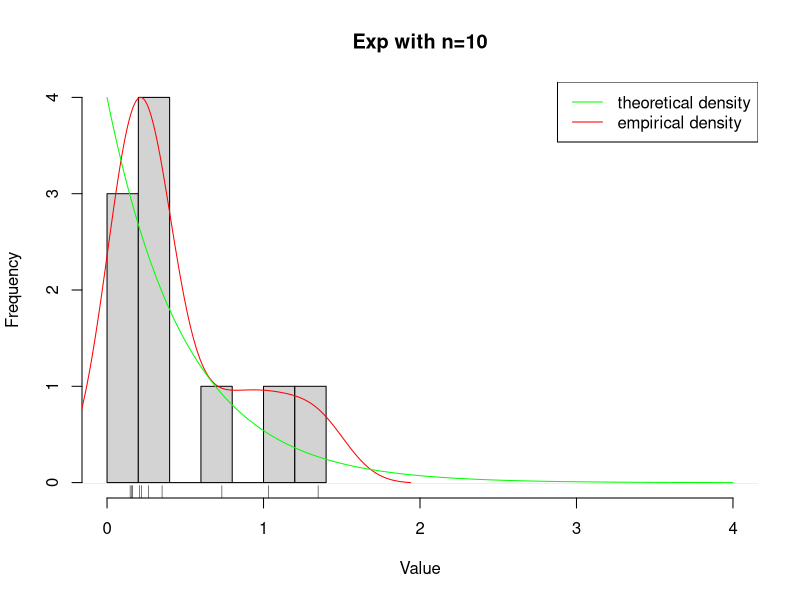
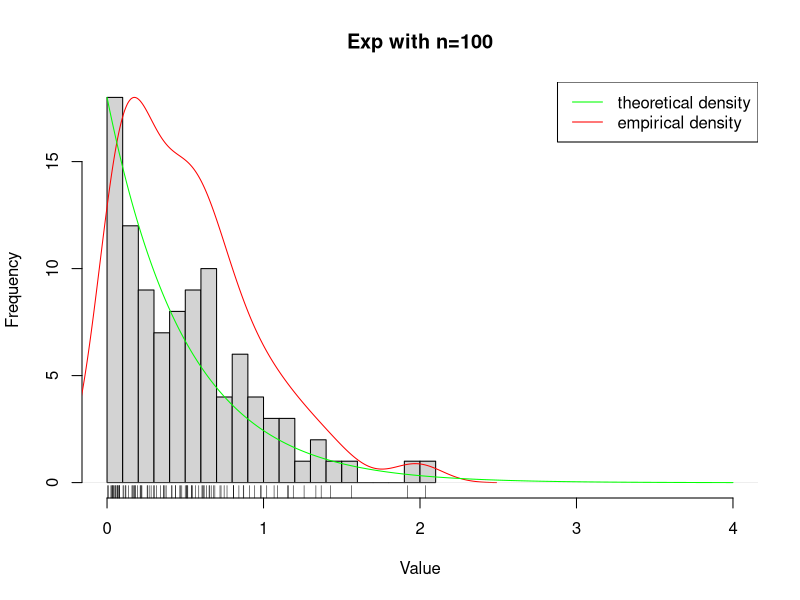
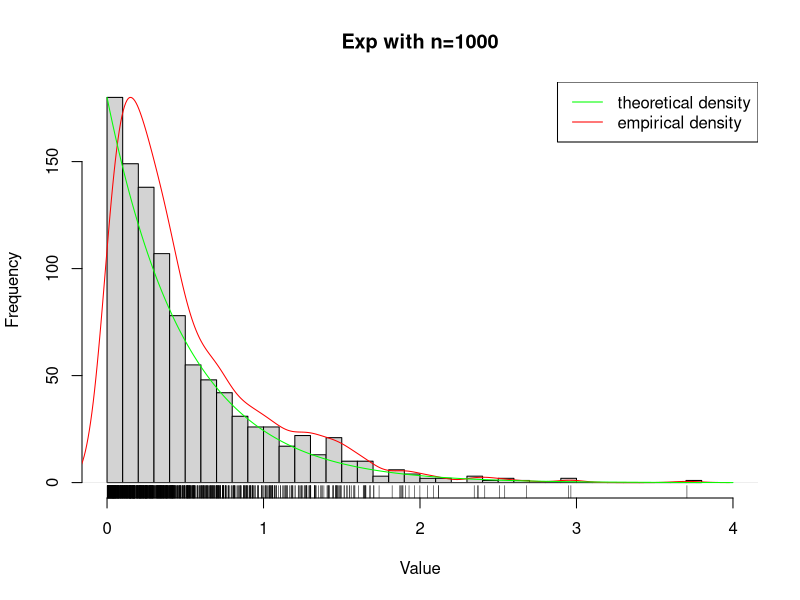
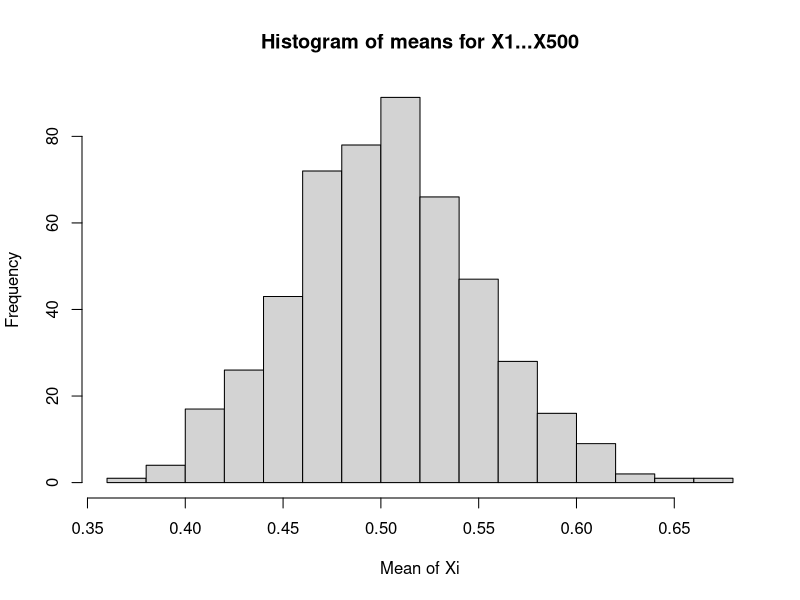
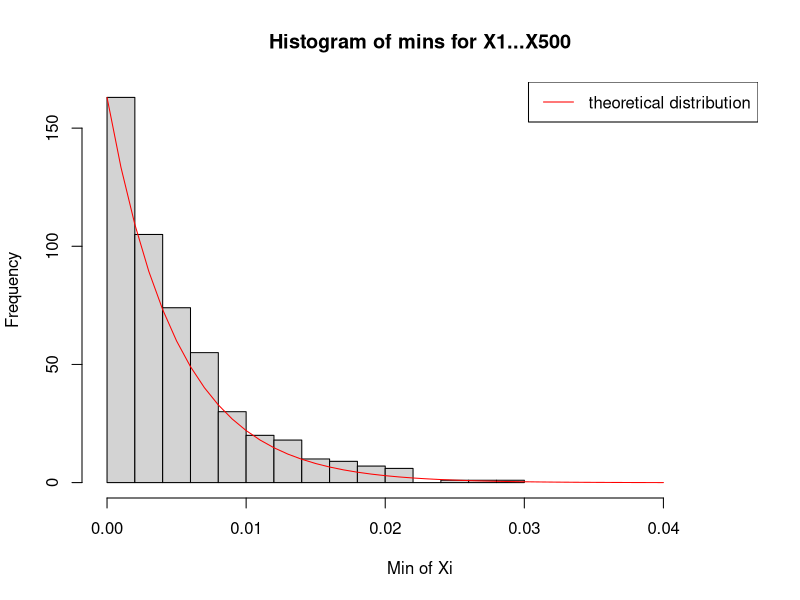

Source code (R) for these figures, in order:
rm(list=ls())
##4a
#Properties: f(x)>0 for any x and integration from 0 to infinity = 1
#The first property is already fulfilled if c = 0, so c just needs to be non-negative in order for it to stay this way
#For the second property:
#integration of c*exp(-??*x) from 0 to infinity equals c/??, therefore c needs to be equal to ??
#b
#Fx(x)=integration of fx(x) from -infinity to x, in our case the lower bound can also be 0, which equals 1-exp(-??*x)
#c
#E(x)=integration of x*fx(x) over R, which equals -(exp(-??x)*(??x + 1))/?? (+ constant)  -> the internet tells me it should be 1/??, but I don't know how to get there
#Var(x)=E(x^2)-E(x)^2 = -(exp(-??(x^2))*(??(x^2) + 1))/?? - (exp(-2??x)*(??x + 1)^2)/??^2 -> should be 1/??^2, but again I don't know how
#d
#Qx(p)=inverse of Fx(p), which equals -ln(1-p)/??
#The quartiles are Qx(0.25)=-ln(1-0.25)/??=ln(4/3)/??, Qx(0.5)=ln(2)/??, Qx(0.75)=ln(4)/??
#e
#P(X in R) = 1
#P(X >= -10) = 1 (because f(x)= 0 for x<0)
#P(X = 4) = 0 (because f(x) is continuous)
#P(X <= 4) = integration of f(x) from 0 to 4 = 1-exp(-4??) , which is about 0.9997
#P(X <= log(2)/2) = 0.5
#P(3 < X <= 5) = integration of f(x) from 2 to 5 = (exp(4) - 1)/exp(10), which is about 0.0024334
#f
#P(X > s+t | X > t) -> P(X <= t) = 0 -> need to redraw pdf, so that the area under the curve is still zero. Since it goes to infinity, this means that the shape of the curve remains unchanged, it just gets shifted to the right. -> P(X > s)
#It's memoryless because if you think of x as a timescale, it doesn't matter if x has already gone up to t or not, the probability of an event in another s seconds is the same.

#5a
library(tidyverse)

n10 <- rexp(10, rate = 2)
n100 <- rexp(100, rate = 2)
n1000 <- rexp(1000, rate = 2)

hist(n10,breaks=5,xlim=c(0,4),main = 'Exp with n=10',xlab = 'Value')
rug(n10)
par(new=T)
plot(density(n10),axes=F, xlab=NA, ylab=NA,main=NA,xlim=c(0,4),col='red')
par(new=T)
plot(x=seq(0,4,length.out=1000),y=dexp(seq(0,4,length.out=1000),rate=2),axes=F, xlab=NA, ylab=NA,main=NA,xlim=c(0,4),col='green',type='l')
legend('topright',legend=c('theoretical density','empirical density'),lty = c(1,1),col=c('green','red'))

hist(n100,breaks=20,xlim=c(0,4),main = 'Exp with n=100',xlab = 'Value')
rug(n100)
par(new=T)
plot(density(n100),axes=F, xlab=NA, ylab=NA,main=NA,xlim=c(0,4),col='red')
par(new=T)
plot(x=seq(0,4,length.out=1000),y=dexp(seq(0,4,length.out=1000),rate=2),axes=F, xlab=NA, ylab=NA,main=NA,xlim=c(0,4),col='green',type='l')
legend('topright',legend=c('theoretical density','empirical density'),lty = c(1,1),col=c('green','red'))

hist(n1000,breaks=40,xlim=c(0,4),main = 'Exp with n=1000',xlab = 'Value')
rug(n1000)
par(new=T)
plot(density(n1000),axes=F, xlab=NA, ylab=NA,main=NA,xlim=c(0,4),col='red')
par(new=T)
plot(x=seq(0,4,length.out=1000),y=dexp(seq(0,4,length.out=1000),rate=2),axes=F, xlab=NA, ylab=NA,main=NA,xlim=c(0,4),col='green',type='l')
legend('topright',legend=c('theoretical density','empirical density'),lty = c(1,1),col=c('green','red'))
#the empirical density gets closer to the theoretical one as n gets larger

#b
#I don't really understand this question. I know that the variance in the means of realizations will get smaller the larger n gets though.

#c
means <- NULL
mins <- NULL
for (realization in 1:500) {
  realiz <- rexp(100, rate = 2)
 means <- c(means, mean(realiz))
 mins <- c(mins, min(realiz))
}
hist(means, breaks = 20, xlab = 'Mean of Xi', main = 'Histogram of means for X1...X500')
#Unlike the Histogram from a), this looks like a normal distribution.

#d
#I think of this new distribution as a sum of binomial distributions: each realization has the same
#probability of landing above x. This probability is P(X>x)=p1=1-integration of fx(X) from 0 to x.
#Now the binomial will give us the probability that no X was below x: P(k=n)=p1^n
#Now this calculation is done for each x. This gives: g(x)=(1-exp(-x2))^n

#e
theory <- NULL
xs <- seq(0,0.04,by=0.001)
for(num in xs){
  theory <- c(theory, (exp(-num*2))**100)
}
hist(mins, breaks = 20, xlab = 'Min of Xi', main = 'Histogram of mins for X1...X500', xlim=c(0,0.045))
par(new=T)
plot(x=xs,y=theory,axes=F, xlab=NA, ylab=NA,main=NA,xlim=c(0,0.045),col='red',type='l')
legend('topright', legend='theoretical distribution',lty=1,col='red')
#I seems that the theory overlaps quite well with the empirical results here.
